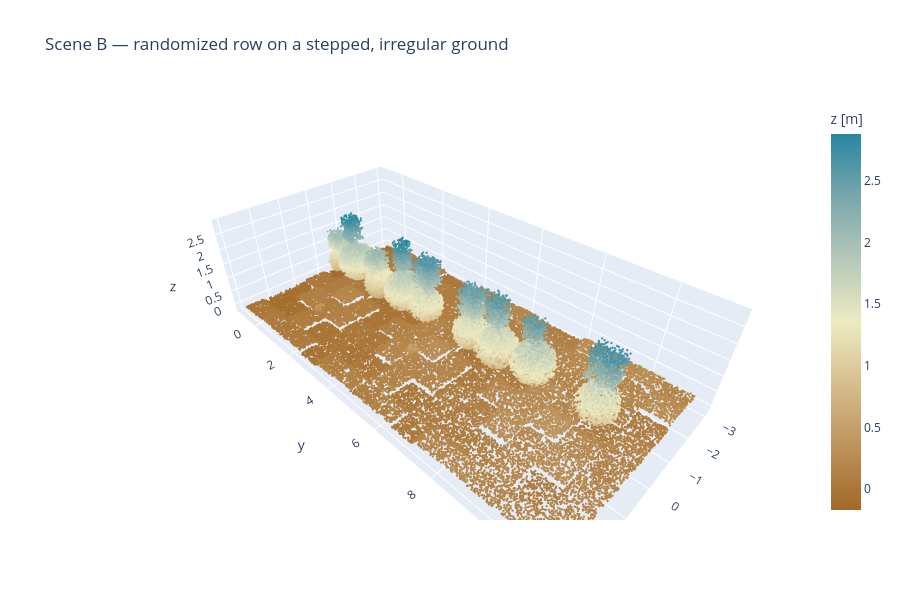

Here is the notebook cell this chart was saved with:
### Code cell
# quick look at the stepped ground (color = height) with the row on top
m = np.arange(len(xyz))
if len(m) > 130_000:
    m = RNG.choice(len(xyz), 130_000, replace=False)
fig = go.Figure(go.Scatter3d(
    x=xyz[m,0], y=xyz[m,1], z=xyz[m,2], mode="markers",
    marker=dict(size=1.3, color=xyz[m,2], colorscale="Earth",
                colorbar=dict(title="z [m]"))))
fig.update_layout(scene=dict(aspectmode="data"), height=600,
                  title="Scene B — randomized row on a stepped, irregular ground")
fig.show()

### Figure 1 — Plotly figure (JSON) as saved in the notebook; plotly's stock layout.template omitted (floating-point values rounded to 4 significant figures; data arrays with more than 128 entries replaced by an {"elided": "..."} marker saying what was removed)
{"data": [{"marker": {"color": {"elided": "58236 float values"}, "colorbar": {"title": {"text": "z [m]"}}, "colorscale": [[0.0, "rgb(161, 105, 40)"], [0.1667, "rgb(189, 146, 90)"], [0.3333, "rgb(214, 189, 141)"], [0.5, "rgb(237, 234, 194)"], [0.6667, "rgb(181, 200, 184)"], [0.8333, "rgb(121, 167, 172)"], [1.0, "rgb(40, 135, 161)"]], "size": 1.3}, "mode": "markers", "type": "scatter3d", "x": {"elided": "58236 float values"}, "y": {"elided": "58236 float values"}, "z": {"elided": "58236 float values"}}], "layout": {"height": 600, "scene": {"aspectmode": "data"}, "title": {"text": "Scene B — randomized row on a stepped, irregular ground"}}}
